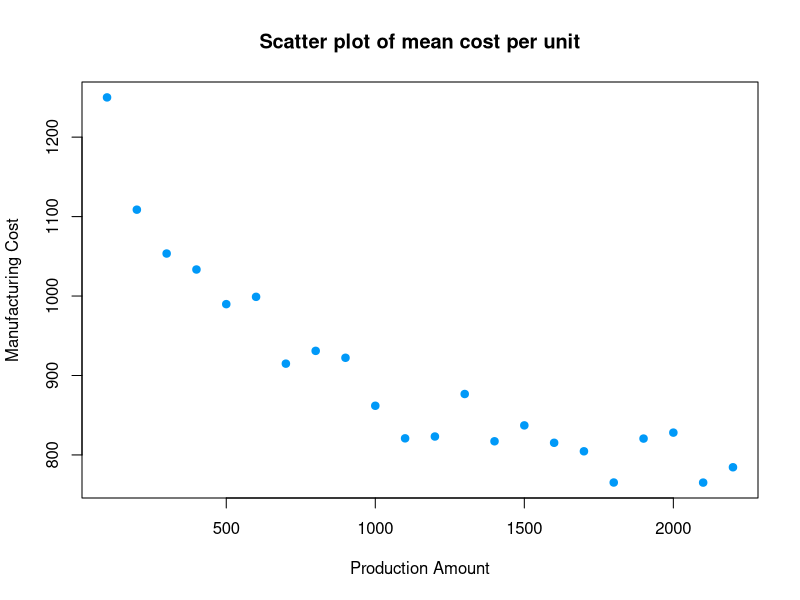
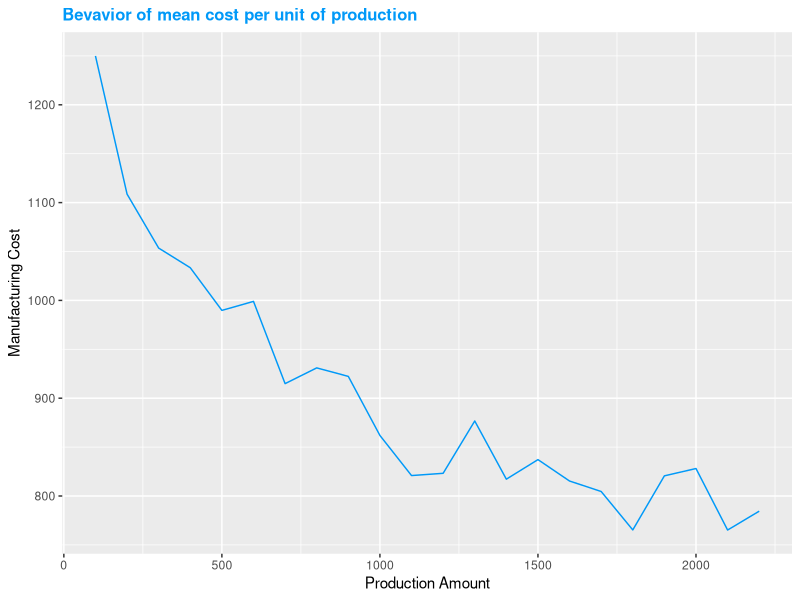
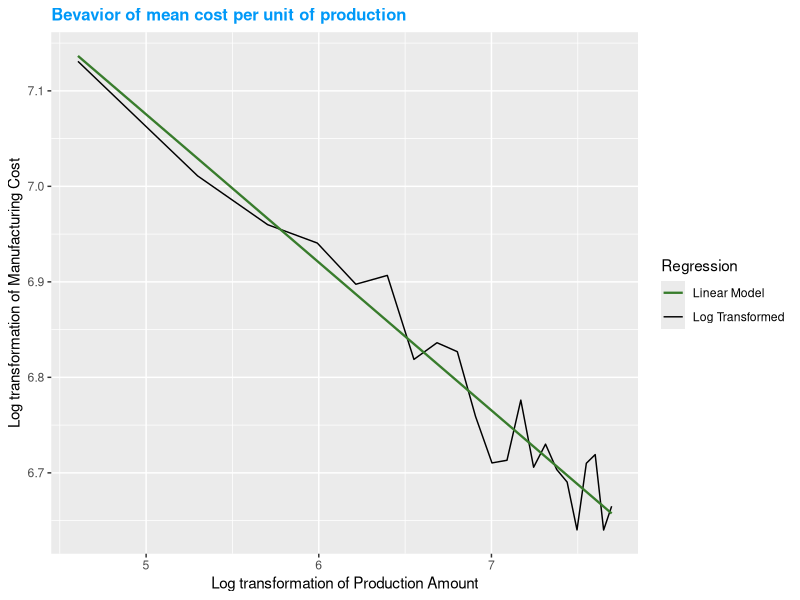
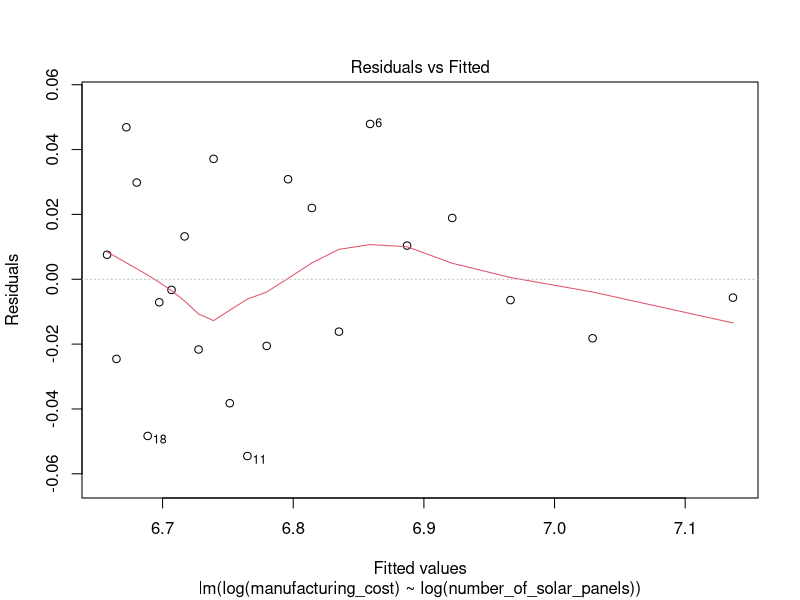
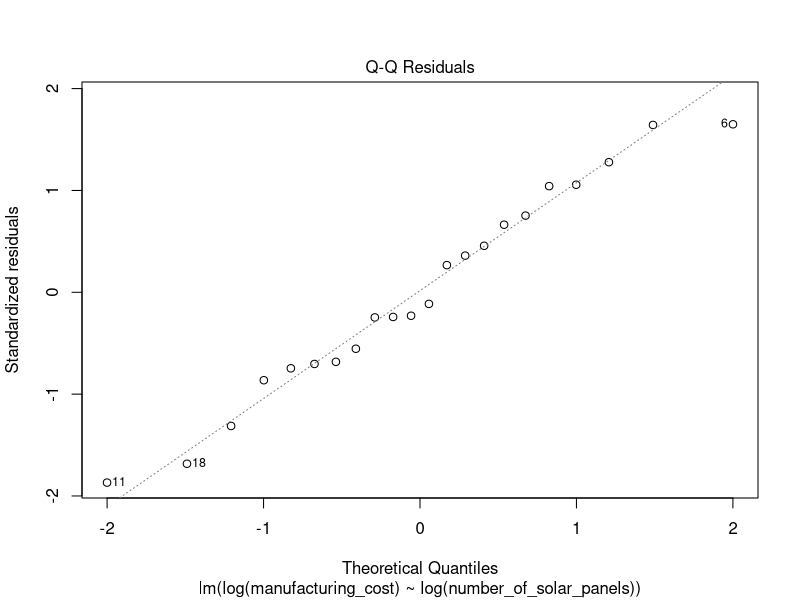
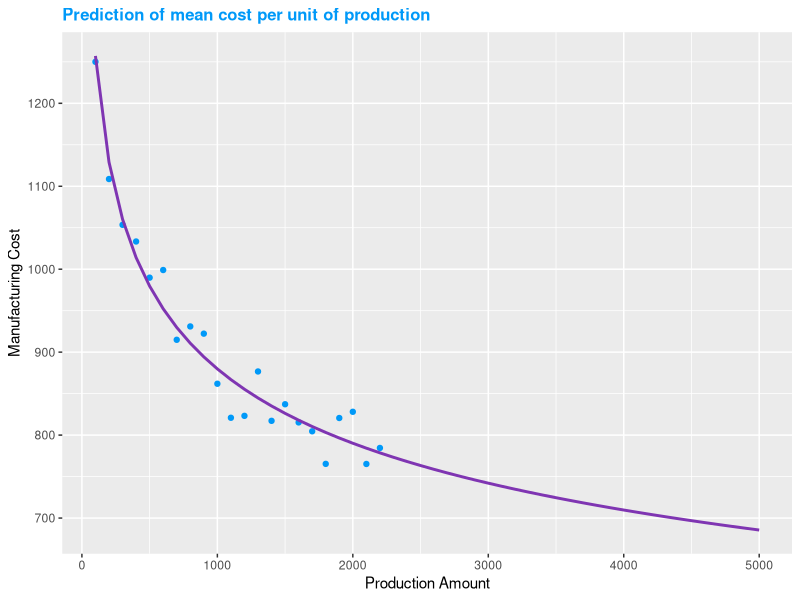
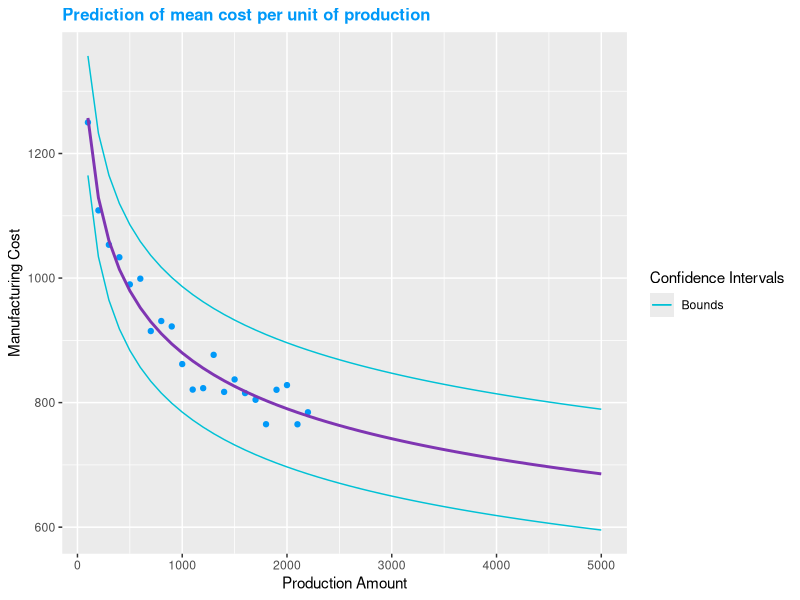

These figures' R source, in order:
## ---- chunk 1
knitr::opts_chunk$set(message = FALSE, warning = FALSE)
## ---- chunk 2
#import necesary libraries
library(data.table)
library(ggplot2)
library(kableExtra)
## ---- chunk 3
#import data
sol_panels <- fread("Case_Stud_I.csv", sep = ",", header = T)

#display data extract
head(sol_panels) |> 
kbl() |> 
kable_classic_2(full_width = F)

#plot scatter plot of all available data
attach(sol_panels)
plot(number_of_solar_panels, manufacturing_cost, 
     main ="Scatter plot of mean cost per unit", 
     xlab = "Production Amount", 
     ylab = "Manufacturing Cost", 
     pch = 19, 
     col = "#0099F8")
detach(sol_panels)


#show curve with all available data
prod_curve_plot <- ggplot(data = sol_panels, 
                          aes(x= number_of_solar_panels, y = manufacturing_cost)) +
  geom_line(color = "#0099F8")+
  labs(title = "Bevavior of mean cost per unit of production", 
       x= "Production Amount", 
       y = "Manufacturing Cost")+
  theme(plot.title = element_text(color = "#0099F8", size = 12, face = "bold"))

#plot
prod_curve_plot
## ---- chunk 4
#plot the transformed variables
prod_curve_log <- ggplot(data = sol_panels, aes(x= log(number_of_solar_panels), y = log(manufacturing_cost), color = "Log Transformed")) +
  geom_line() +
  labs(title = "Bevavior of mean cost per unit of production", 
       x= "Log transformation of Production Amount", 
       y = "Log transformation of Manufacturing Cost")+
  theme(plot.title = element_text(color = "#0099F8", size = 12, face = "bold"))+
  geom_smooth(method = "lm", 
              formula = y ~ x, 
              se = F,
              size = 0.8,
              aes(color = "Linear Model"))+
scale_color_manual(name = "Regression", values = c("Linear Model" = "#387C2C", "Log Transformed" = "black"))
prod_curve_log

## ---- chunk 5
#create a linear model to predict experience curve values
exp_curve_pred = lm(log(manufacturing_cost) ~log(number_of_solar_panels), data = sol_panels)

#check assumptions to see if model fits well
plot(exp_curve_pred, which=c(2,1))
summary(exp_curve_pred)

## ---- chunk 6
#extract the value of b from the coefficients of linear model
B = exp_curve_pred$coefficients[2]

#calculate learning rate through formula 
learn_rate1 = 1 - exp(log(2)*B)
print(learn_rate1)

#alternate method
prog_ratio = 2^B
prog_ratio

learn_rate2 = 1-prog_ratio
print(learn_rate2)

## ---- chunk 7
# set A and B
A <- exp_curve_pred$coefficients[1]
A <- as.numeric(exp(A))
print(A)

B <- as.numeric(exp_curve_pred$coefficients[2])
print(B)

#create table with units up to 5000 cumulative
pred_cost_table <- data.frame("Production_Amount" = seq(100, 5000, 100))

#add column with predicted value
pred_cost_table["Pred_Cost"] <- (pred_cost_table$Production_Amount ^ B)*A

#calculate the mean for the last 4 periods
mean_cost <- mean(pred_cost_table[47:50, "Pred_Cost"])
mean_cost
## ---- chunk 8
#create a plot to see real data vs prediction
pred_cost_plot <- ggplot() +
  geom_point(data = sol_panels, 
             aes(x= number_of_solar_panels, 
                 y = manufacturing_cost), 
             color = "#0099F8") +
  geom_line(data = pred_cost_table, 
            aes(x= Production_Amount, 
                y = Pred_Cost), 
            color = "#7F35B2", 
            size = 1)+
  labs(title = "Prediction of mean cost per unit of production", 
       x= "Production Amount", 
       y = "Manufacturing Cost")+
  theme(plot.title = element_text(color = "#0099F8", size = 12, face = "bold"))
  
pred_cost_plot

## ---- chunk 9
#calculate confidence intervals
CI = confint(exp_curve_pred)
CI

b_upper = CI[2,2]
b_lower = CI[2,1]

#add individual CI per prod level
pred_cost_table["Upper_Bound"] <- A*(pred_cost_table$Production_Amount^b_upper)
pred_cost_table["Lower_Bound"] <- A*(pred_cost_table$Production_Amount^b_lower)

#plot CI regressions in same graph
pred_cost_plot_CI <- 
  pred_cost_plot + 
  geom_line(data = pred_cost_table, 
            aes(x= Production_Amount, y = Upper_Bound, color = "Bounds"))+
  geom_line(data = pred_cost_table, 
            aes(x= Production_Amount, y = Lower_Bound, color = "Bounds"))+
  scale_color_manual(name = "Confidence Intervals", 
                     values = c("Bounds" = "#00C1D5"))
pred_cost_plot_CI

#create summary of average values for last 400 units
avg_values <- data.frame("Avg Lower Bound" = round(mean(pred_cost_table[47:50,3]),2),
                        "Avg Production" = round(mean(pred_cost_table[47:50,2]),2),
                        "Avg Upper Bound" = round(mean(pred_cost_table[47:50,4]),2))

#display data extract
avg_values |> 
kbl() |> 
kable_classic_2(full_width = F)
